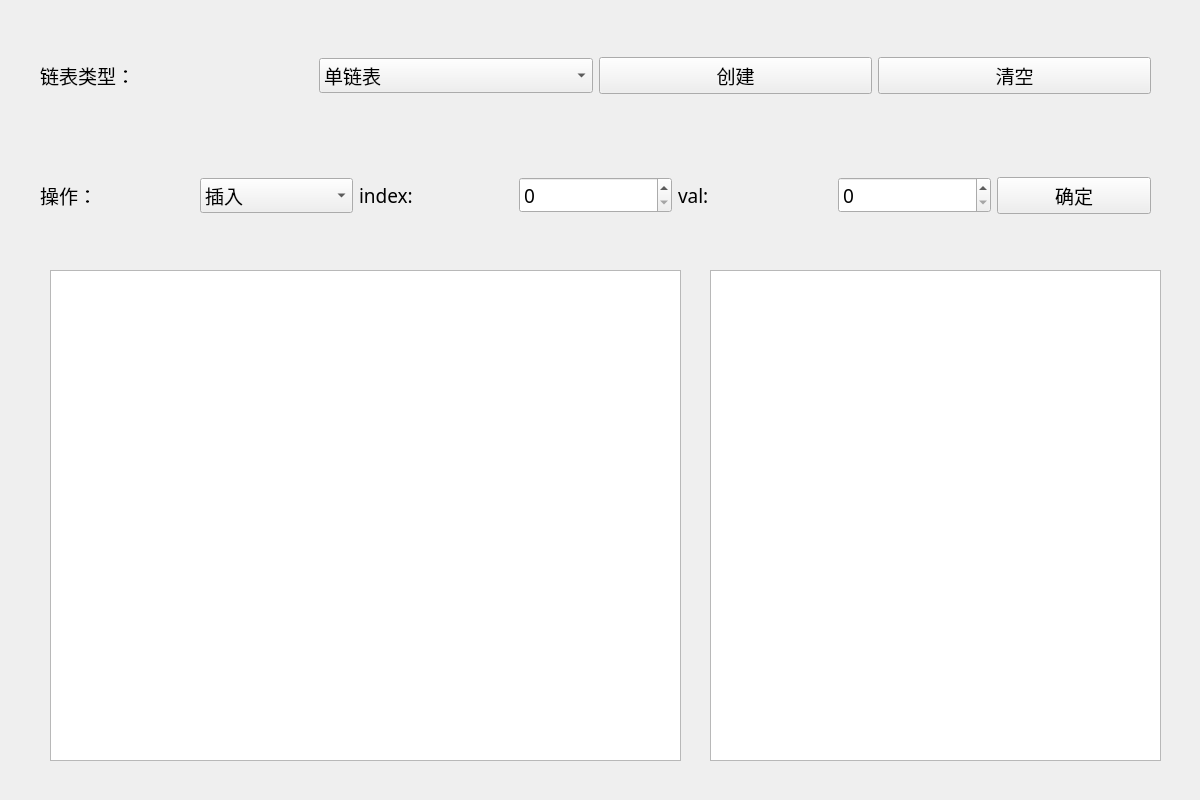
<?xml version="1.0" encoding="UTF-8"?>
<ui version="4.0">
 <class>Widget</class>
 <widget class="QWidget" name="Widget">
  <property name="geometry">
   <rect>
    <x>0</x>
    <y>0</y>
    <width>1200</width>
    <height>800</height>
   </rect>
  </property>
  <property name="sizePolicy">
   <sizepolicy hsizetype="Fixed" vsizetype="Fixed">
    <horstretch>0</horstretch>
    <verstretch>0</verstretch>
   </sizepolicy>
  </property>
  <property name="minimumSize">
   <size>
    <width>1200</width>
    <height>800</height>
   </size>
  </property>
  <property name="maximumSize">
   <size>
    <width>1200</width>
    <height>800</height>
   </size>
  </property>
  <property name="baseSize">
   <size>
    <width>1200</width>
    <height>800</height>
   </size>
  </property>
  <property name="font">
   <font>
    <family>楷体</family>
    <pointsize>14</pointsize>
   </font>
  </property>
  <property name="windowTitle">
   <string>Widget</string>
  </property>
  <property name="windowIcon">
   <iconset>
    <normaloff>:/img/1.png</normaloff>:/img/1.png</iconset>
  </property>
  <widget class="QWidget" name="widget_1" native="true">
   <property name="geometry">
    <rect>
     <x>40</x>
     <y>10</y>
     <width>1111</width>
     <height>131</height>
    </rect>
   </property>
   <property name="font">
    <font>
     <family>楷体</family>
     <pointsize>14</pointsize>
     <bold>false</bold>
    </font>
   </property>
   <layout class="QHBoxLayout" name="horizontalLayout">
    <item>
     <widget class="QLabel" name="label">
      <property name="font">
       <font>
        <family>楷体</family>
        <pointsize>14</pointsize>
        <bold>false</bold>
       </font>
      </property>
      <property name="text">
       <string>链表类型：</string>
      </property>
     </widget>
    </item>
    <item>
     <widget class="QComboBox" name="listType">
      <item>
       <property name="text">
        <string>单链表</string>
       </property>
      </item>
      <item>
       <property name="text">
        <string>循环链表</string>
       </property>
      </item>
      <item>
       <property name="text">
        <string>双向链表</string>
       </property>
      </item>
     </widget>
    </item>
    <item>
     <widget class="QPushButton" name="build_btn">
      <property name="text">
       <string>创建</string>
      </property>
     </widget>
    </item>
    <item>
     <widget class="QPushButton" name="clear_btn">
      <property name="text">
       <string>清空</string>
      </property>
     </widget>
    </item>
   </layout>
  </widget>
  <widget class="QWidget" name="widget_2" native="true">
   <property name="geometry">
    <rect>
     <x>40</x>
     <y>140</y>
     <width>1111</width>
     <height>111</height>
    </rect>
   </property>
   <layout class="QHBoxLayout" name="horizontalLayout_2">
    <item>
     <widget class="QLabel" name="label_2">
      <property name="font">
       <font>
        <family>楷体</family>
        <pointsize>14</pointsize>
        <bold>false</bold>
       </font>
      </property>
      <property name="text">
       <string>操作：</string>
      </property>
     </widget>
    </item>
    <item>
     <widget class="QComboBox" name="operationType">
      <item>
       <property name="text">
        <string>插入</string>
       </property>
      </item>
      <item>
       <property name="text">
        <string>删除</string>
       </property>
      </item>
      <item>
       <property name="text">
        <string>修改</string>
       </property>
      </item>
      <item>
       <property name="text">
        <string>查找</string>
       </property>
      </item>
     </widget>
    </item>
    <item>
     <widget class="QLabel" name="label_3">
      <property name="font">
       <font>
        <family>楷体</family>
        <pointsize>14</pointsize>
        <bold>false</bold>
       </font>
      </property>
      <property name="text">
       <string>index:</string>
      </property>
     </widget>
    </item>
    <item>
     <widget class="QSpinBox" name="index"/>
    </item>
    <item>
     <widget class="QLabel" name="label_4">
      <property name="font">
       <font>
        <family>楷体</family>
        <pointsize>14</pointsize>
        <bold>false</bold>
       </font>
      </property>
      <property name="text">
       <string>val:</string>
      </property>
     </widget>
    </item>
    <item>
     <widget class="QSpinBox" name="val"/>
    </item>
    <item>
     <widget class="QPushButton" name="confirm_btn">
      <property name="text">
       <string>确定</string>
      </property>
     </widget>
    </item>
   </layout>
  </widget>
  <widget class="QWidget" name="widget" native="true">
   <property name="geometry">
    <rect>
     <x>20</x>
     <y>270</y>
     <width>1161</width>
     <height>521</height>
    </rect>
   </property>
   <widget class="QTextBrowser" name="textBrowser">
    <property name="geometry">
     <rect>
      <x>690</x>
      <y>0</y>
      <width>451</width>
      <height>491</height>
     </rect>
    </property>
   </widget>
   <widget class="QTableWidget" name="tableWidget">
    <property name="geometry">
     <rect>
      <x>30</x>
      <y>0</y>
      <width>631</width>
      <height>491</height>
     </rect>
    </property>
    <property name="font">
     <font>
      <family>Times New Roman</family>
      <pointsize>12</pointsize>
     </font>
    </property>
   </widget>
  </widget>
 </widget>
 <resources/>
 <connections/>
</ui>
